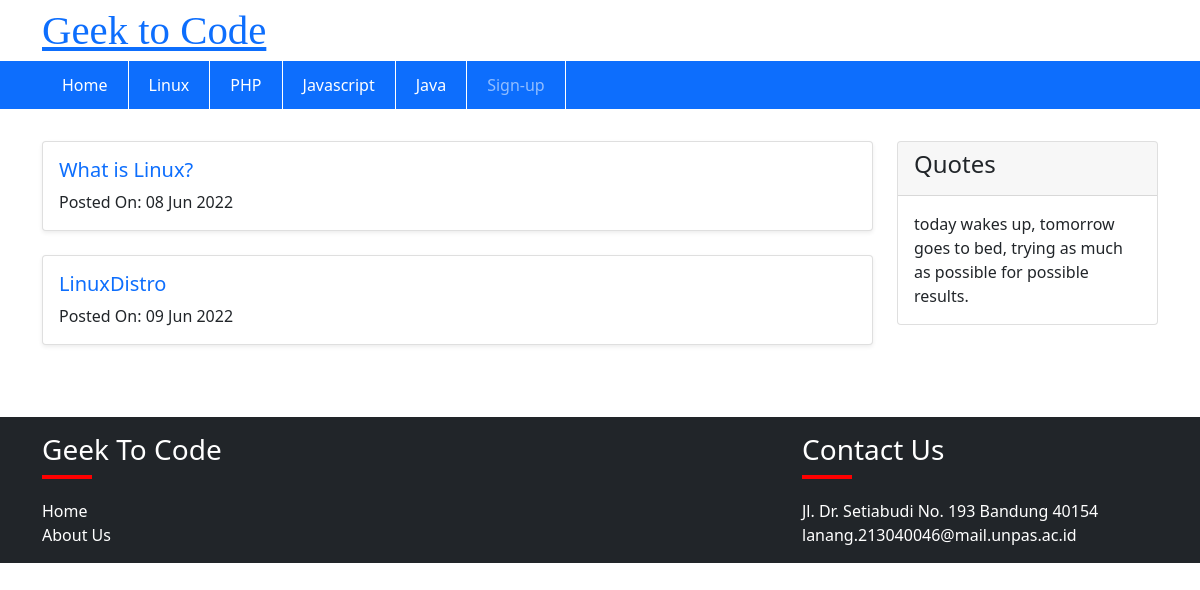
/category.php?title=linux, run on the app's committed database.
### tables this page shows
CREATE TABLE `categories` (
  `id` int(12) NOT NULL,
  `name` varchar(199) NOT NULL,
  `slug` varchar(199) NOT NULL,
  `description` text DEFAULT NULL,
  `meta_title` varchar(199) NOT NULL,
  `meta_description` mediumtext DEFAULT NULL,
  `meta_keyword` mediumtext DEFAULT NULL,
  `navbar_status` tinyint(1) DEFAULT 0,
  `status` tinyint(1) DEFAULT 0,
  `created_at` timestamp NOT NULL DEFAULT current_timestamp()
);

CREATE TABLE `posts` (
  `id` int(11) NOT NULL,
  `category_id` int(11) NOT NULL,
  `name` varchar(199) NOT NULL,
  `slug` varchar(199) NOT NULL,
  `description` text DEFAULT NULL,
  `image` varchar(199) DEFAULT NULL,
  `meta_title` varchar(199) NOT NULL,
  `meta_description` mediumtext NOT NULL,
  `meta_keyword` mediumtext NOT NULL,
  `status` tinyint(1) NOT NULL DEFAULT 0,
  `created_at` timestamp NULL DEFAULT current_timestamp()
);

### category.php (the view, shortened to what this page needs)
<?php
include ('includes/conf.php');
include ('includes/header.php');
include ('includes/navbar.php');
?>
<div class="py-3"></div>
    <div class="container">
        <div class="row">
            <div class="col-md-9">
                <?php
                    if(isset($_GET['title']))
                    {
                        $slug = mysqli_real_escape_string($conn, $_GET['title']);
                        $category = "SELECT id,slug FROM categories WHERE slug='$slug' AND status='0' LIMIT 1";
                        $category_run = mysqli_query($conn, $category);
                        if(mysqli_num_rows($category_run) > 0)
                        {
                            $categoryitem = mysqli_fetch_array($category_run);
                            $category_id = $categoryitem['id'];
                            $posts = "SELECT * FROM posts WHERE category_id='$category_id' AND status='0' ";
                            $posts_run = mysqli_query($conn, $posts);
                            if(mysqli_num_rows($posts_run) > 0)
                            {
                                foreach($posts_run as $postitem)
                                {
                                    ?>
                                        <a href="<?= base_url('post/'.$postitem['slug']); ?>" class="text-decoration-none">
                                            <div class="card card-body shadow-sm mb-4">
                                                <h5><?= $postitem['name']; ?></h5>
                                                <div>
                                                    <label class="text-dark me-2">Posted On: <?= date('d M Y', strtotime($postitem['created_at'])); ?></label>
                                                </div>
                                            </div>
                                        </a>
                                    <?php
                                }
                            }
                            else
                            {
                                ?>
                                <h4>Post Not Available</h4>
                                <?php
                            }
                        }
                        else
                        {
                            ?>
                            <h4>No Such Category Found</h4>
                            <?php
                        }
                    }
                    else
                    {
                        ?>
                            <h4>No Such Url Found</h4>
                        <?php
                    }
                ?>
            </div>
            <div class="col-md-3">
                <div class="card">
                    <div class="card-header">
                        <h4>Quotes</h4>
                    </div>
                    <div class="card-body">
                    today wakes up, tomorrow goes to bed, trying as much as possible for possible results.
                    </div>
                </div>
            </div>
        </div>
    </div>
<?php
include ('includes/footer.php');
?>

### includes/navbar.php (shortened to what this page needs)
<div>
  <div class="container">
    <div class="row">
      <div class="col-4">
        <a class="blog-header-logo text-primary d-none d-sm-none d-md-block" href="<?= base_url('index'); ?>">Geek to Code</a>
      </div>
    </div>
  </div>
</div>
<nav class="navbar navbar-expand-lg bg-primary navbar-dark sticky-top">
  <div class="container">
    <div class="collapse navbar-collapse" id="navbarSupportedContent">
      <ul class="navbar-nav me-auto mb-2 mb-lg-0">
        <li class="nav-item">
          <a class="nav-link active" aria-current="page" href="<?= base_url('index'); ?>">Home</a>
        </li>
        <?php
          $navbar_category = "SELECT * FROM categories WHERE navbar_status='0' AND status='0' ";
          $navbar_category_run = mysqli_query($conn, $navbar_category);
          if(mysqli_num_rows($navbar_category_run) > 0)
          {
            foreach($navbar_category_run as $navitems)
            {
              ?>
                <li class="nav-item">
                  <a class="nav-link text-white" href="<?= base_url('category/'.$navitems['slug']); ?>"><?= $navitems['name']; ?></a>
                </li>
              <?php
            }
          }
        ?>
        <?php if(isset($_SESSION['auth_user'])) : ?>
        <li class="nav-item dropdown">
          <a href="" class="nav-link dropdown-toggle" id="navbarDropdown" role="button" data-bs-toggle="dropdown" aria-expanded="false">
            <?= $_SESSION['auth_user']['user_name']; ?>
          </a>
          <ul class="dropdown-menu" aria-labelledby="navbarDropdown">
            <li>
              <form action="<?= base_url('allcode.php'); ?>" method="POST">
                <button type="submit" name="logout_btn" class="dropdown-item" ><i class="fa fa-sign-out"></i> Sign-Out</button>
              </form>
            </li>
          </ul>
        </li>
        <?php else : ?>
        <li class="nav-item">
          <a class="nav-link" href="<?= base_url('register.php'); ?>">Sign-up</a>
        </li>
        <?php endif; ?>
      </ul>
    </div>
  </div>
</nav>

### assets/css/custom.css (style rules this page uses)
.blog-header-logo { font-family: "Playfair Display", Georgia, "Times New Roman", serif; font-size: 2.55rem; }
.navbar { padding: 0; }
.nav-link { border-right: 1px solid #fff; padding: 12px 20px !important; }

### data on the page
categories: name "Linux"
categories: name "PHP"
categories: name "Javascript"
categories: name "Java"
posts: name "What is Linux?", created_at "08 Jun 2022"
posts: name "LinuxDistro", created_at "09 Jun 2022"
